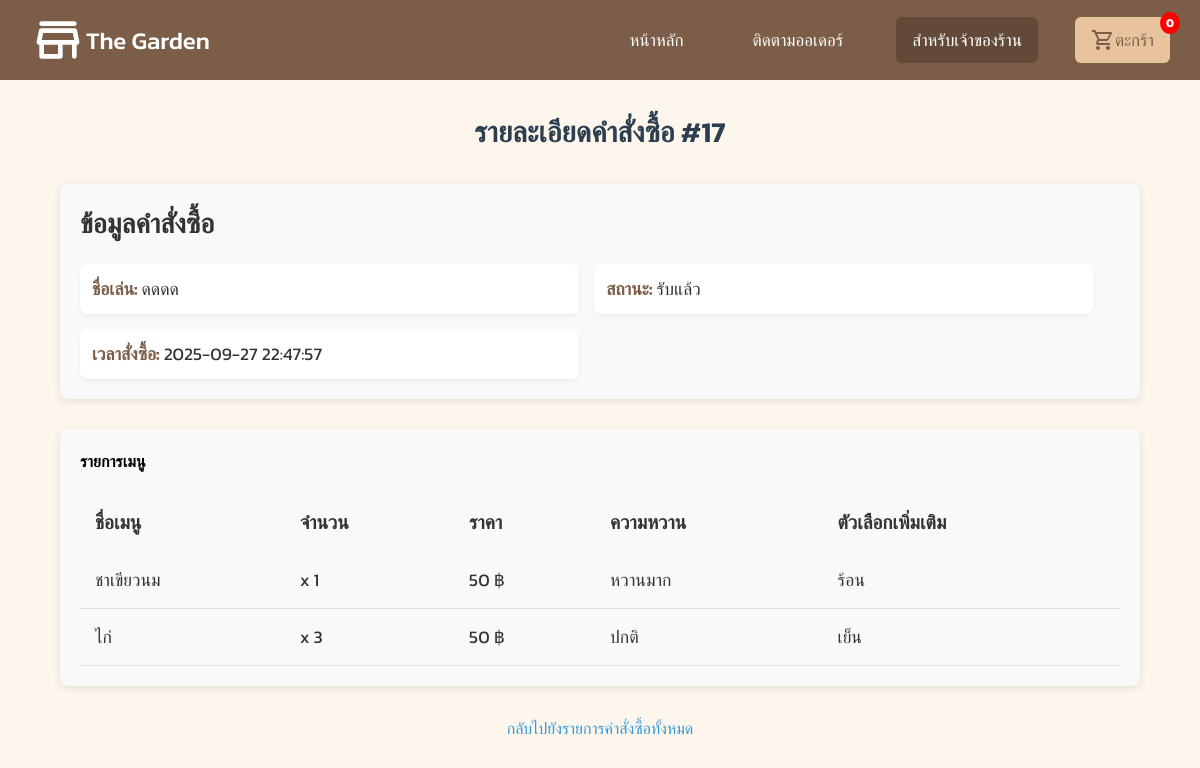
The page /track-orders/17 on the database its author committed.
### tables this page shows
CREATE TABLE "orders" (
    id INTEGER UNIQUE,
    nickname TEXT NOT NULL,
    phone TEXT NOT NULL,
    note TEXT,
    cart_data TEXT,
    status TEXT,
    timestamp DATETIME,
    slip_filename TEXT, cancel_token TEXT,
    PRIMARY KEY(id)
);

### app.py (the view)
@app.route('/track-orders/<int:order_id>', methods=['GET'])
def view_order(order_id):
    with get_db() as db:
        order = db.execute("""
            SELECT id, nickname, status, timestamp, cart_data
            FROM orders
            WHERE id = ?
        """, (order_id,)).fetchone()
        if order:
            cart = json.loads(order['cart_data'])  # แปลง JSON เป็น list
            return render_template('view_order_customer.html', order=order, cart=cart)
    return "ไม่พบคำสั่งซื้อนี้"

### app.py (called while the page is built)
def get_db():
    conn = sqlite3.connect(db_garden, timeout=10)
    conn.row_factory = sqlite3.Row
    return conn

### templates/view_order_customer.html
{% extends "layout.html" %}
{% block content %}
<h1 class="order-title">รายละเอียดคำสั่งซื้อ #{{ order['id'] }}</h1>
<section class="order-info">
  <h4 class="section-title">ข้อมูลคำสั่งซื้อ</h4>
  <div class="order-details">
    <div class="detail-item">
      <strong>ชื่อเล่น:</strong> {{ order['nickname'] }}
    </div>
    <div class="detail-item">
      <strong>สถานะ:</strong> {{ order['status'] }}
    </div>
    <div class="detail-item">
      <strong>เวลาสั่งซื้อ:</strong> {{ order['timestamp'] }}
    </div>
  </div>
</section>
<section class="order-items">
  <h4 class="section-title">รายการเมนู</h4>
  <table class="menu-table">
    <thead>
      <tr>
        <th>ชื่อเมนู</th>
        <th>จำนวน</th>
        <th>ราคา</th>
        <th>ความหวาน</th>
        <th>ตัวเลือกเพิ่มเติม</th>
      </tr>
    </thead>
    <tbody>
      {% for item in cart %}
      <tr class="menu-item">
        <td class="menu-name">{{ item['name'] }}</td>
        <td class="menu-qty">x {{ item['qty'] }}</td>
        <td class="menu-price">{{ item['price'] }} ฿</td>
        <td class="menu-sweetness">{{ item['sweetness'] if item['sweetness'] else 'ปกติ' }}</td>
        <td class="menu-options">{{ item['optionName'] if item['optionName'] else 'เย็น' }}</td>
      </tr>
      {% endfor %}
    </tbody>
  </table>
</section>
<footer>
  <p><a href="{{ url_for('track_orders') }}">กลับไปยังรายการคำสั่งซื้อทั้งหมด</a></p>
</footer>
{% endblock %}

### static/style.css (style rules this page uses)
:root { --brown: #7C5E48; --cream: #FDF6EC; --white: #fff; --black: #808080; --brown-hover: #634a38; --blue: #262c91; --cream-li: #E8C39E; --red: #E53E3E; --color-font: #583E2C; --img-color: #A67C52; }
* { margin: 0; padding: 0; box-sizing: border-box; font-family: "Kanit", sans-serif; }
body { background-color: var(--cream); height: 100%; overflow-x: hidden; overflow-y: hidden; position: relative; }
strong { color: var(--brown); }
.order-title { font-size: 2rem; color: #2c3e50; text-align: center; margin-top: 40px; margin-bottom: 30px; font-weight: 600; }
.order-info { margin: 30px auto; padding: 20px; background-color: #f9f9f9; border-radius: 8px; box-shadow: 0 2px 8px rgba(0, 0, 0, 0.1); width: 90%; max-width: 1200px; }
.order-info .section-title { font-size: 1.7rem; font-weight: bold; color: #333; margin-bottom: 20px; }
.order-info .order-details { display: flex; flex-wrap: wrap; gap: 15px; }
.order-info .detail-item { background-color: #ffffff; border-radius: 8px; padding: 12px; width: 48%; font-size: 1.1rem; color: #333; box-shadow: 0 2px 4px rgba(0, 0, 0, 0.05); }
.order-items { margin: 30px auto; padding: 20px; background-color: #f9f9f9; border-radius: 8px; box-shadow: 0 2px 8px rgba(0, 0, 0, 0.1); width: 90%; max-width: 1200px; }
.order-items .menu-table { width: 100%; border-collapse: collapse; margin-top: 20px; }
.order-items .menu-table th, .order-items .menu-table td { padding: 15px; text-align: left; }
.order-items .menu-table th { background-color: #f9f9f9; color: #333; font-weight: bold; font-size: 1.2rem; text-transform: uppercase; border: bottom 1px solid #b7b7b7; }
.order-items .menu-table td { font-size: 1.1rem; color: #333; border-bottom: 1px solid #e1e1e1; }
footer p { text-align: center; margin-top: 20px; }
footer a { color: #3498db; text-decoration: none; }
.order-title { font-size: 2rem; color: #2c3e50; text-align: center; margin-top: 30px; margin-bottom: 20px; font-weight: 600; }
.order-title { font-size: 1.8em; margin-bottom: 20px; }

### static/login.css (style rules this page uses)
:root { --brown:#7C5E48; --cream:#FDF6EC; --white:#fff; --black:#808080; --brown-hover:#634a38; --blue:#262c91; }
* { margin: 0; padding: 0; box-sizing: border-box; font-family: "Kanit", sans-serif; }

### rows shown on the page
orders: id "17", nickname "ดดดด", status "รับแล้ว", timestamp "2025-09-27 22:47:57"

### other values the page prints
{{ item['name'] }} "ชาเขียวนม" "ไก่"
{{ item['qty'] }} "1" "3"
{{ item['price'] }} "50" "50"
{{ item['sweetness'] if item['sweetness'] else 'ปกติ' }} "หวานมาก" "ปกติ"
{{ item['optionName'] if item['optionName'] else 'เย็น' }} "ร้อน" "เย็น"
